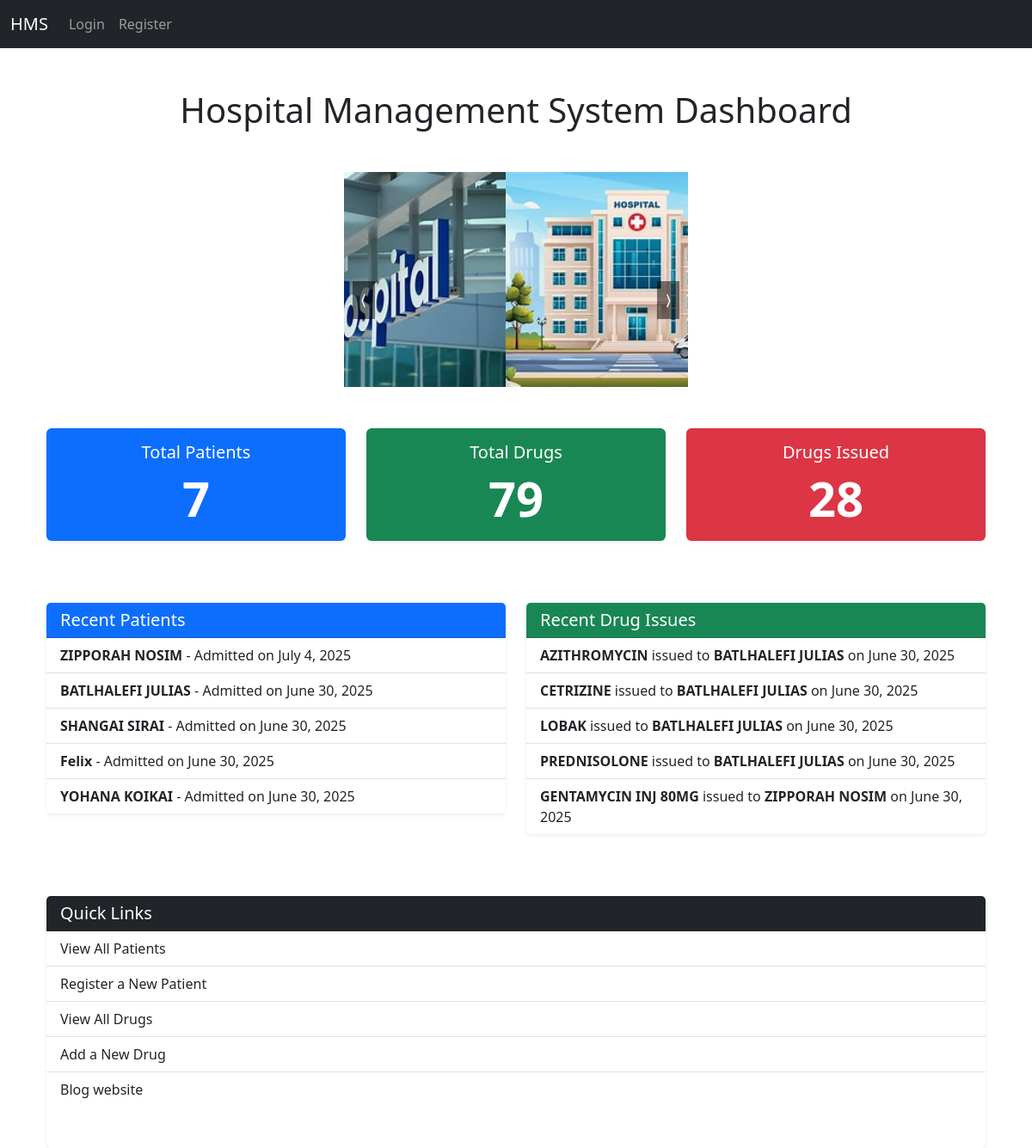
/dashboard/, run on the app's committed database.
### patients/models.py (models this page shows, shortened)
class Patient_register(models.Model):
    name = models.CharField(max_length=100)
    age = models.DecimalField(max_digits=3, decimal_places=1)
    contact = models.IntegerField(null=True)
    adm_date = models.DateField(auto_now_add=True)
    sex = models.CharField(max_length=10)
    ward = models.CharField(max_length=100, default='OPD')
    prescribed_drug = models.ForeignKey('drugs.Drug', on_delete=models.SET_NULL, null=True, blank=True)
    is_discharged = models.BooleanField(default=False)
    discharge_date = models.DateField(null=True, blank=True)

### drugs/models.py (models this page shows, shortened)
class DrugIssue(models.Model):
    drug = models.ForeignKey(Drug, on_delete=models.CASCADE)
    patient = models.ForeignKey(Patient_register, on_delete=models.CASCADE)  # Foreign key to Patient_register
    quantity_issued = models.IntegerField()
    issue_date = models.DateField(auto_now_add=True)

class Drug(models.Model):
    name = models.CharField(max_length=100)
    quantity = models.IntegerField()
    expiry_date = models.DateField()
    price = models.DecimalField(max_digits=10, decimal_places=2)

### home/views.py (the view)
# urls.py: path('dashboard/', views.dashboard, name='dashboard'),
def dashboard(request):
    total_patients = Patient_register.objects.count()
    total_drugs = Drug.objects.count()
    total_drug_issues = DrugIssue.objects.count()
    recent_patients = Patient_register.objects.order_by('-adm_date')[:5]
    recent_drug_issues = DrugIssue.objects.order_by('-issue_date')[:5]
    context = {
        'total_patients': total_patients,
        'total_drugs': total_drugs,
        'total_drug_issues': total_drug_issues,
        'recent_patients': recent_patients,
        'recent_drug_issues': recent_drug_issues,
    }
    return render(request, 'home/dashboard.html', context)

### templates/home/dashboard.html (shortened to what this page needs)
{% extends 'base.html' %}
{% load static %}
{% block content %}
<div class="container mt-5">
    <h1 class="text-center mb-5">Hospital Management System Dashboard</h1>
    <div class="carousel">
        <div class="carousel-track">
          <img src="{% static 'img/hospital2.jpg'%}" alt="1" class="carousel-img" width="400px" height="400px">
          <img src="{% static 'img/hospital1.jpg'%}" alt="2" class="carousel-img" width="400px" height="400px">
        </div>
        <button class="carousel-btn prev">⟨</button>
        <button class="carousel-btn next">⟩</button>
      </div>
    <div class="row text-center">
        <div class="col-md-4">
            <div class="card shadow-sm border-0 text-white bg-primary mb-4">
                <div class="card-body">
                    <h5 class="card-title">Total Patients</h5>
                    <p class="card-text display-4 fw-bold">{{ total_patients }}</p>
                </div>
            </div>
        </div>
        <div class="col-md-4">
            <div class="card shadow-sm border-0 text-white bg-success mb-4">
                <div class="card-body">
                    <h5 class="card-title">Total Drugs</h5>
                    <p class="card-text display-4 fw-bold">{{ total_drugs }}</p>
                </div>
            </div>
        </div>
        <div class="col-md-4">
            <div class="card shadow-sm border-0 text-white bg-danger mb-4">
                <div class="card-body">
                    <h5 class="card-title">Drugs Issued</h5>
                    <p class="card-text display-4 fw-bold">{{ total_drug_issues }}</p>
                </div>
            </div>
        </div>
    </div>
    <div class="row mt-5">
        <div class="col-md-6">
            <div class="card shadow-sm border-0 mb-4">
                <div class="card-header bg-primary text-white">
                    <h5 class="mb-0">Recent Patients</h5>
                </div>
                <ul class="list-group list-group-flush">
                    {% for patient in recent_patients %}
                    <li class="list-group-item">
                        <strong>{{ patient.name }}</strong> - Admitted on {{ patient.adm_date }}
                    </li>
                    {% empty %}
                    <li class="list-group-item text-muted">No recent patients.</li>
                    {% endfor %}
                </ul>
            </div>
        </div>
        <div class="col-md-6">
            <div class="card shadow-sm border-0 mb-4">
                <div class="card-header bg-success text-white">
                    <h5 class="mb-0">Recent Drug Issues</h5>
                </div>
                <ul class="list-group list-group-flush">
                    {% for issue in recent_drug_issues %}
                    <li class="list-group-item">
                        <strong>{{ issue.drug.name }}</strong> issued to <strong>{{ issue.patient.name }}</strong> on {{ issue.issue_date }}
                    </li>
                    {% empty %}
                    <li class="list-group-item text-muted">No recent drug issues.</li>
                    {% endfor %}
                </ul>
            </div>
        </div>
    </div>
    <div class="row mt-5">
        <div class="col-md-12">
            <div class="card shadow-sm border-0">
                <div class="card-header bg-dark text-white">
                    <h5 class="mb-0">Quick Links</h5>
                </div>
                <div class="list-group list-group-flush">
                    <a href="{% url 'all_patients' %}" class="list-group-item list-group-item-action">View All Patients</a>
                    <a href="{% url 'pat_register' %}" class="list-group-item list-group-item-action">Register a New Patient</a>
                    <a href="{% url 'all_drugs' %}" class="list-group-item list-group-item-action">View All Drugs</a>
                    <a href="{% url 'add_drug' %}" class="list-group-item list-group-item-action">Add a New Drug</a>
                    <a href="https://felixkirui.pythonanywhere.com/" class="list-group-item list-group-item-action mb-5">Blog website</a>
                </div>
            </div>
        </div>
    </div>
</div>
{% endblock %}

### static/css/carousel.css (style rules this page uses)
.carousel { position: relative; width: 400px; overflow: hidden; margin: auto; }
.carousel-track { display: flex; transition: transform 0.4s ease; }
.carousel-img { width: 400px; height: 250px; object-fit: cover; }
.carousel-btn { position: absolute; top: 50%; transform: translateY(-50%); background: rgba(0,0,0,0.5); color: white; border: none; padding: 10px; cursor: pointer; }
.prev { left: 10px; }
.next { right: 10px; }

### data on the page
Patient_register: name "ZIPPORAH NOSIM", adm_date "July 4, 2025"
Patient_register: name "BATLHALEFI JULIAS", adm_date "June 30, 2025"
Patient_register: name "SHANGAI SIRAI", adm_date "June 30, 2025"
Patient_register: name "Felix", adm_date "June 30, 2025"
Patient_register: name "YOHANA KOIKAI", adm_date "June 30, 2025"
DrugIssue: drug.name "AZITHROMYCIN", patient.name "BATLHALEFI JULIAS", issue_date "June 30, 2025"
DrugIssue: drug.name "CETRIZINE", patient.name "BATLHALEFI JULIAS", issue_date "June 30, 2025"
DrugIssue: drug.name "LOBAK", patient.name "BATLHALEFI JULIAS", issue_date "June 30, 2025"
DrugIssue: drug.name "PREDNISOLONE", patient.name "BATLHALEFI JULIAS", issue_date "June 30, 2025"
DrugIssue: drug.name "GENTAMYCIN INJ 80MG", patient.name "ZIPPORAH NOSIM", issue_date "June 30, 2025"

### other printed values
{{ total_patients }} "7"
{{ total_drugs }} "79"
{{ total_drug_issues }} "28"
